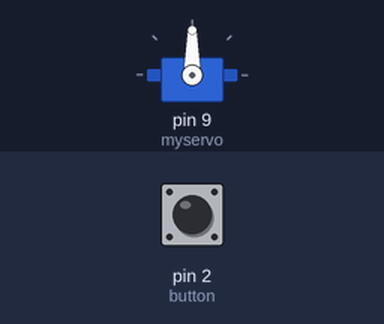
Bench run of a sketch on a simulated Arduino Uno, built with avr-gcc and run on an emulated ATmega328P. Shown: servo. The inputs (shaded band) are chosen by the test bench; at power-on: pin 2 (button) LOW.

Above: at 1.2 s.
1.3 s: pin 2 (button) pulled HIGH for 0.15 s
At 1.45 s:
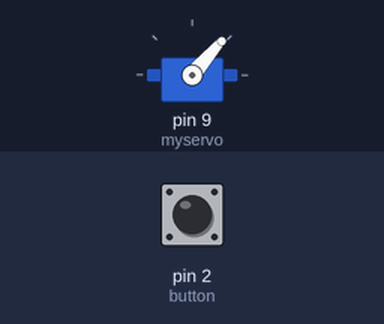
At 2.05 s:
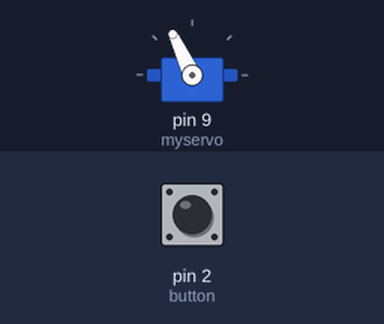
7.3 s: pin 2 (button) pulled HIGH for 1 s
At 7.48 s:
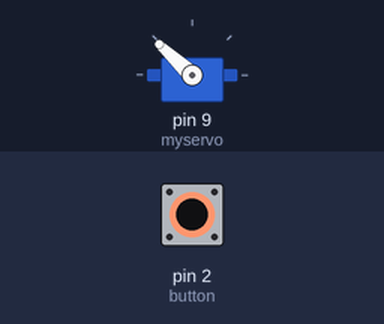
Timing chart, 0 to 16.3 s (numbered marks = the images above; inputs shaded):
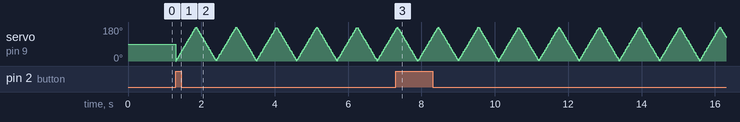

The sketch:

servo5.ino
```cpp
/*================ E23 == Sose25/26 ==== LPr-Versuch 06 ==== Aufgabe 1d
Programmieren das µC-board nun als „quasi Scheibenwischer“, der von Ihnen mit einem
Taster immer wieder beliebig an oder ausgeschaltet werden kann, nach dem Ausschalten
fährt der Servoarm in die rechte Endlage.
**************************************************************************
**************************************************************************/
#include "Servo.h" // Bibliothek
Servo myservo; //Class inizialisieren
const int button = 2; //button
unsigned long delay_time = 200;  // 200ms
unsigned long last_bounce_time = 0; //anstatt delay zu benutzen folgen wir die Zeit indem es gedruckt wird
bool state = false; // Zustand für an- und ausschalten

int deg = 0; // Winkel der Servo. 0 ist Anfang Position
bool inc_dec_flag = true; //Ein Folger Flag um zwischen increase und decrease gewährleisten

unsigned long last_movement_time = 0; // Da die Servo selbst Takt der Code nicht folgen kann, 3ms Warte zeit zwischen jeder Schritt
unsigned long delay_time_servo = 3;  // 3ms

// Incrementiert die Winkel
void deg_increment() {
  last_movement_time = millis();
  myservo.write(deg++);
  if (deg >= 180) {
    inc_dec_flag = false;
  }
}

// Decrementiert die Winkel
void deg_decrement() {
  last_movement_time = millis();
  myservo.write(deg--);
  if (deg <= 0) {
    inc_dec_flag = true;
  }
}

void setup() {
  myservo.attach(9); //Benutzt pin 9 für Servo
  pinMode(button, INPUT); //Input mode für Taster
}

void loop() {
  // Wenn button gedruckt, wird die Zustand entweder an oder aus
  if (digitalRead(button) == 1 && (millis() - last_bounce_time >= delay_time)) {
    last_bounce_time = millis();
    state = !state;
  }

  // Wenn die State von an zu aus geschaltet wird, wird es nicht ausgeschaltet, bis die Winkel Null ist
  if (state || deg != 0) {
    if ((inc_dec_flag) && (millis() - last_movement_time >= delay_time_servo)) {
      deg_increment();
    }
    if ((!inc_dec_flag) && (millis() - last_movement_time >= delay_time_servo)) {
      deg_decrement();
    }
  }
}
```
